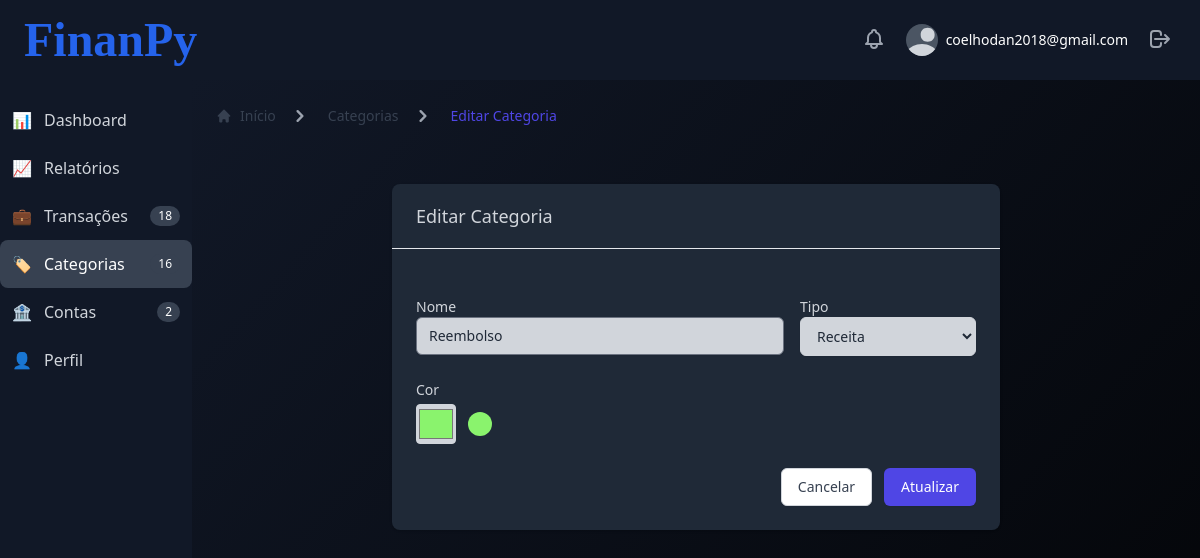
The app's page /categories/13/edit/ (signed in) with its own data.
### users/models.py (models this page shows, shortened)
class CustomUser(AbstractBaseUser, PermissionsMixin):
    email = models.EmailField(unique=True)
    is_active = models.BooleanField(default=True)
    is_staff = models.BooleanField(default=False)
    is_superuser = models.BooleanField(default=False)
    created_at = models.DateTimeField(auto_now_add=True)
    updated_at = models.DateTimeField(auto_now=True)
    objects = CustomUserManager()
    USERNAME_FIELD = 'email'
    REQUIRED_FIELDS = []

### categories/models.py (models this page shows, shortened)
class Category(models.Model):
    INCOME = 'INCOME'
    EXPENSE = 'EXPENSE'
    TYPE_CHOICES = [
        (INCOME, 'Receita'),
        (EXPENSE, 'Despesa'),
    ]
    user = models.ForeignKey(User, on_delete=models.CASCADE, null=True, blank=True, related_name='categories')
    name = models.CharField(max_length=100)
    color = models.CharField(max_length=7, default='#000000')  # Hex color code
    type = models.CharField(max_length=10, choices=TYPE_CHOICES, default=EXPENSE)
    is_default = models.BooleanField(default=False)
    is_active = models.BooleanField(default=True)
    created_at = models.DateTimeField(auto_now_add=True)
    updated_at = models.DateTimeField(auto_now=True)
    class Meta:
        verbose_name = 'Category'
        verbose_name_plural = 'Categories'
        ordering = ['name']

### categories/views.py (the view, shortened to what this page needs)
# urls.py: path('<int:pk>/edit/', views.CategoryUpdateView.as_view(), name='edit'),
class CategoryUpdateView(LoginRequiredMixin, UpdateView):
    model = Category
    form_class = CategoryForm
    template_name = 'categories/category_form.html'
    success_url = reverse_lazy('categories:list')
    def get_queryset(self):
        return Category.objects.filter(user=self.request.user, is_default=False).select_related('user')
    def get_form_kwargs(self):
        kwargs = super().get_form_kwargs()
        kwargs['user'] = self.request.user
        return kwargs
    def get_context_data(self, **kwargs):
        context = super().get_context_data(**kwargs)
        context['breadcrumb_items'] = [
            {'title': 'Categorias', 'url': reverse_lazy('categories:list')},
            {'title': 'Editar Categoria', 'active': True}
        ]
        return context

### categories/forms.py (shortened to what this page needs)
class CategoryForm(forms.ModelForm):
    class Meta:
        model = Category
        fields = ['name', 'type', 'color', 'is_active']
        widgets = {
            'name': forms.TextInput(attrs={
                'class': 'w-full px-3 py-2 border border-gray-500 rounded-md shadow-sm bg-gray-300 text-gray-800 focus:outline-none focus:ring-indigo-500 focus:border-indigo-500 sm:text-sm'
            }),
            'type': forms.Select(attrs={
                'class': 'w-full px-3 py-2 border border-gray-300 rounded-md shadow-sm bg-gray-300 text-gray-800 focus:outline-none focus:ring-indigo-500 focus:border-indigo-500 sm:text-sm'
            }),
            'color': forms.ColorInput(attrs={
                'class': 'w-10 h-10 border border-gray-300 bg-gray-300 text-gray-800 rounded cursor-pointer'
            })
        }
    def __init__(self, *args, **kwargs):
        user = kwargs.pop('user', None)  # Extract user from kwargs
        super().__init__(*args, **kwargs)
        if user:
            self.user = user

### categories/templates/categories/category_form.html (shortened to what this page needs)
{% extends 'base_dashboard.html' %}
{% block dashboard_content %}
<div class="max-w-2xl mx-auto px-4 sm:px-6 lg:px-8 py-8">
  <div class="bg-gray-800 shadow overflow-hidden sm:rounded-lg">
    <div class="px-4 py-5 sm:px-6 border-b border-gray-200">
      <h3 class="text-lg leading-6 font-medium text-gray-300">
        {% if object %}
          Editar Categoria
        {% else %}
          Nova Categoria
        {% endif %}
      </h3>
    </div>
    <div class="px-4 py-5 sm:p-6">
      <form method="post" class="space-y-6">
        <div class="grid grid-cols-1 gap-y-6 gap-x-4 sm:grid-cols-6">
          <div class="sm:col-span-4">
            <label for="{{ form.name.id_for_label }}" class="block text-sm font-medium text-gray-300">
              Nome
            </label>
            {{ form.name }}
          </div>
          <div class="sm:col-span-2">
            <label for="{{ form.type.id_for_label }}" class="block text-sm font-medium text-gray-300">
              Tipo
            </label>
            {{ form.type }}
          </div>
          <div class="sm:col-span-2">
            <label for="{{ form.color.id_for_label }}" class="block text-sm font-medium text-gray-300">
              Cor
            </label>
            <div class="flex items-center mt-1">
              {{ form.color }}
              <span class="ml-3 inline-block h-6 w-6 rounded-full" style="background-color: {{ form.color.value|default:'#000000' }};" id="color-preview"></span>
            </div>
          </div>
        </div>
        <div class="flex justify-end space-x-3">
          <a href="{% url 'categories:list' %}" class="inline-flex items-center px-4 py-2 border border-gray-300 text-sm font-medium rounded-md shadow-sm text-gray-700 bg-white hover:bg-gray-50 focus:outline-none focus:ring-2 focus:ring-offset-2 focus:ring-indigo-500">
            Cancelar
          </a>
          <button type="submit" class="inline-flex items-center px-4 py-2 border border-transparent text-sm font-medium rounded-md shadow-sm text-white bg-indigo-600 hover:bg-indigo-700 focus:outline-none focus:ring-2 focus:ring-offset-2 focus:ring-indigo-500">
            {% if object %}
              Atualizar
            {% else %}
              Criar
            {% endif %}
          </button>
        </div>
      </form>
    </div>
  </div>
</div>
{% endblock %}

### templates/components/topbar.html (shortened to what this page needs)
<div class="flex items-center justify-between px-6 py-4">
    <div class="flex items-center">
        <a href="/" class="text-5xl font-['Archivo_Black'] font-bold text-blue-600 mr-4">FinanPy</a>
    </div>
    <div class="flex items-center space-x-4">
        <div class="relative">
            <button id="notifications-button" class="p-1 rounded-full text-gray-400 hover:text-white focus:outline-none">
            </button>
        </div>
        <div class="relative">
            <button id="user-menu-button" class="flex items-center max-w-xs text-sm rounded-full focus:outline-none">
                <span class="inline-block h-8 w-8 rounded-full overflow-hidden bg-gray-600">
                </span>
                <span class="ml-2 text-sm font-medium text-white hidden md:block">{{ user.email }}</span>
            </button>
        </div>
        <div class="relative">
            <form id="logout-form" action="{% url 'users:logout' %}" method="post" class="inline">
                <button type="submit" class="text-gray-400 hover:text-white p-1 rounded-full focus:outline-none">
                    <svg class="w-6 h-6" fill="none" stroke="currentColor" viewBox="0 0 24 24" xmlns="http://www.w3.org/2000/svg">
                        <path stroke-linecap="round" stroke-linejoin="round" stroke-width="2" d="M17 16l4-4m0 0l-4-4m4 4H7m6 4v1a3 3 0 01-3 3H6a3 3 0 01-3-3V7a3 3 0 013-3h4a3 3 0 013 3v1"></path>
                    </svg>
                </button>
            </form>
        </div>
    </div>
</div>

### records on screen
CustomUser: email "coelhodan2018@gmail.com"
Category: name "Reembolso", type "Receita", color "#8af36d"

### other values on screen
{{ total_transactions }} "18"
{{ total_categories }} "16"
{{ total_accounts }} "2"
{{ item.title }} "Categorias"
{{ item.title }} "Editar Categoria"
